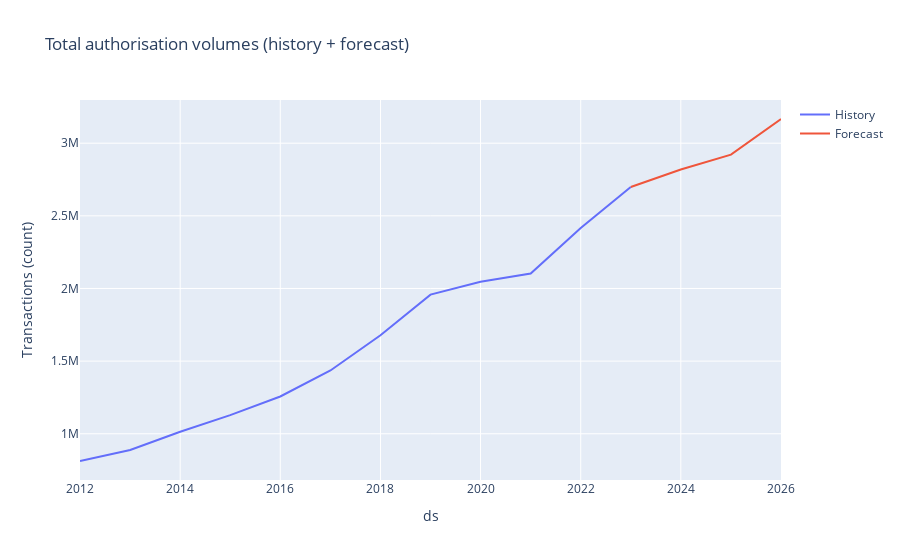
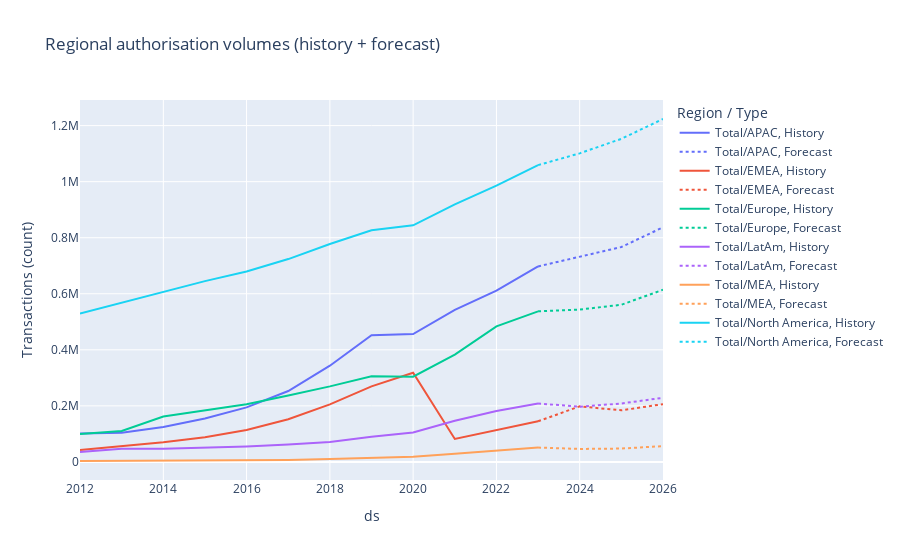
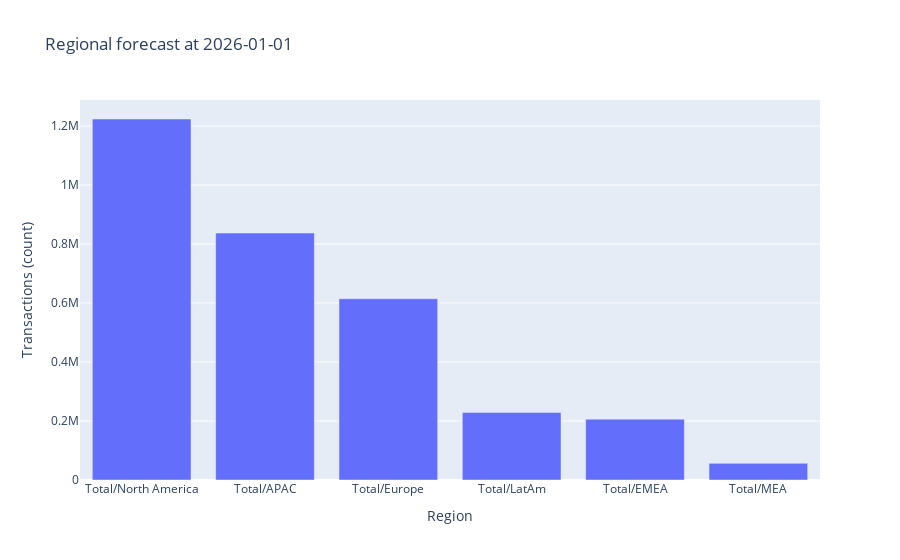

The notebook cell saved with these charts, in order:
### Markdown cell above
---
## Forecast Visualisation

### What These Charts Show:
Using **reconciled forecasts only** (ensuring all levels sum correctly):

**Chart 1: Total Market Trajectory**
- Global card/e-money transaction volumes (historical + 3-year forecast)
- Shows overall market growth trend

**Chart 2: Regional Performance**
- Forecast trajectories for each geographic region
- Useful for identifying regional winners and losers
- Line style distinguishes history (solid) from forecast (dashed)

**Chart 3: Regional Snapshot Bar**
- Final forecast year by region
- Quick comparison of relative regional volumes

### Code cell
# Build chart dataframe: history + reconciled forecasts for Total and Regions
history_df = Y_agg_df.copy()
forecast_df = Y_rec_df[['unique_id', 'ds', REC_COL]].rename(columns={REC_COL: 'y'})

history_df['type'] = 'History'
forecast_df['type'] = 'Forecast'

# Stitch: add the last historical point to the forecast trace so the line is continuous
last_hist = (
    history_df.sort_values('ds')
    .groupby('unique_id', as_index=False)
    .tail(1)
    .assign(type='Forecast')
)
forecast_df = pd.concat([last_hist[['unique_id', 'ds', 'y', 'type']], forecast_df], ignore_index=True)

chart_df = pd.concat([
    history_df[['unique_id', 'ds', 'y', 'type']],
    forecast_df[['unique_id', 'ds', 'y', 'type']],
], ignore_index=True)

# 1) Total only
chart_total = chart_df[chart_df['unique_id'] == 'Total']
fig_total = px.line(
    chart_total,
    x='ds',
    y='y',
    color='type',
    title='Total authorisation volumes (history + forecast)',
)
fig_total.update_layout(yaxis_title='Transactions (count)', legend_title_text='')
fig_total.show()

# 2) Regions (history + forecast)
region_ids = list(tags['Total/Region'])
chart_regions = chart_df[chart_df['unique_id'].isin(region_ids)]
fig_regions = px.line(
    chart_regions,
    x='ds',
    y='y',
    color='unique_id',
    line_dash='type',
    title='Regional authorisation volumes (history + forecast)',
)
fig_regions.update_layout(yaxis_title='Transactions (count)', legend_title_text='Region / Type')
fig_regions.show()

# 3) Forecast snapshot: last horizon year by region
last_fcst_ds = forecast_df['ds'].max()
fcst_region = (
    forecast_df[forecast_df['unique_id'].isin(region_ids) & (forecast_df['ds'] == last_fcst_ds)]
    .sort_values('y', ascending=False)
)
fig_region_bar = px.bar(
    fcst_region,
    x='unique_id',
    y='y',
    title=f'Regional forecast at {last_fcst_ds.date()}',
)
fig_region_bar.update_layout(xaxis_title='Region', yaxis_title='Transactions (count)')
fig_region_bar.show()

### Figure 1 — Plotly figure (JSON) as saved in the notebook; plotly's stock layout.template omitted (floating-point values rounded to 4 significant figures)
{"data": [{"hovertemplate": "type=History<br>ds=%{x}<br>y=%{y}<extra></extra>", "legendgroup": "History", "line": {"color": "#636efa", "dash": "solid"}, "marker": {"symbol": "circle"}, "mode": "lines", "name": "History", "orientation": "v", "showlegend": true, "type": "scatter", "x": ["2012-01-01T00:00:00", "2013-01-01T00:00:00", "2014-01-01T00:00:00", "2015-01-01T00:00:00", "2016-01-01T00:00:00", "2017-01-01T00:00:00", "2018-01-01T00:00:00", "2019-01-01T00:00:00", "2020-01-01T00:00:00", "2021-01-01T00:00:00", "2022-01-01T00:00:00", "2023-01-01T00:00:00"], "xaxis": "x", "y": [812500.0, 887900.0, 1014000.0, 1128000.0, 1256000.0, 1436000.0, 1678000.0, 1958000.0, 2046000.0, 2103000.0, 2416000.0, 2699000.0], "yaxis": "y"}, {"hovertemplate": "type=Forecast<br>ds=%{x}<br>y=%{y}<extra></extra>", "legendgroup": "Forecast", "line": {"color": "#EF553B", "dash": "solid"}, "marker": {"symbol": "circle"}, "mode": "lines", "name": "Forecast", "orientation": "v", "showlegend": true, "type": "scatter", "x": ["2023-01-01T00:00:00", "2024-01-01T00:00:00", "2025-01-01T00:00:00", "2026-01-01T00:00:00"], "xaxis": "x", "y": [2699000.0, 2819000.0, 2921000.0, 3166000.0], "yaxis": "y"}], "layout": {"legend": {"title": {"text": ""}, "tracegroupgap": 0}, "title": {"text": "Total authorisation volumes (history + forecast)"}, "xaxis": {"anchor": "y", "domain": [0, 1], "title": {"text": "ds"}}, "yaxis": {"anchor": "x", "domain": [0, 1], "title": {"text": "Transactions (count)"}}}}

### Figure 2 — Plotly figure (JSON) as saved in the notebook; plotly's stock layout.template omitted (floating-point values rounded to 4 significant figures)
{"data": [{"hovertemplate": "unique_id=Total/APAC<br>type=History<br>ds=%{x}<br>y=%{y}<extra></extra>", "legendgroup": "Total/APAC, History", "line": {"color": "#636efa", "dash": "solid"}, "marker": {"symbol": "circle"}, "mode": "lines", "name": "Total/APAC, History", "orientation": "v", "showlegend": true, "type": "scatter", "x": ["2012-01-01T00:00:00", "2013-01-01T00:00:00", "2014-01-01T00:00:00", "2015-01-01T00:00:00", "2016-01-01T00:00:00", "2017-01-01T00:00:00", "2018-01-01T00:00:00", "2019-01-01T00:00:00", "2020-01-01T00:00:00", "2021-01-01T00:00:00", "2022-01-01T00:00:00", "2023-01-01T00:00:00"], "xaxis": "x", "y": [101800.0, 104200.0, 124800.0, 154800.0, 194700.0, 253000.0, 343300.0, 451800.0, 456200.0, 542700.0, 611100.0, 697600.0], "yaxis": "y"}, {"hovertemplate": "unique_id=Total/APAC<br>type=Forecast<br>ds=%{x}<br>y=%{y}<extra></extra>", "legendgroup": "Total/APAC, Forecast", "line": {"color": "#636efa", "dash": "dot"}, "marker": {"symbol": "circle"}, "mode": "lines", "name": "Total/APAC, Forecast", "orientation": "v", "showlegend": true, "type": "scatter", "x": ["2023-01-01T00:00:00", "2024-01-01T00:00:00", "2025-01-01T00:00:00", "2026-01-01T00:00:00"], "xaxis": "x", "y": [697600.0, 733200.0, 766900.0, 837200.0], "yaxis": "y"}, {"hovertemplate": "unique_id=Total/EMEA<br>type=History<br>ds=%{x}<br>y=%{y}<extra></extra>", "legendgroup": "Total/EMEA, History", "line": {"color": "#EF553B", "dash": "solid"}, "marker": {"symbol": "circle"}, "mode": "lines", "name": "Total/EMEA, History", "orientation": "v", "showlegend": true, "type": "scatter", "x": ["2012-01-01T00:00:00", "2013-01-01T00:00:00", "2014-01-01T00:00:00", "2015-01-01T00:00:00", "2016-01-01T00:00:00", "2017-01-01T00:00:00", "2018-01-01T00:00:00", "2019-01-01T00:00:00", "2020-01-01T00:00:00", "2021-01-01T00:00:00", "2022-01-01T00:00:00", "2023-01-01T00:00:00"], "xaxis": "x", "y": [42720.0, 55640.0, 70410.0, 88110.0, 114200.0, 152600.0, 205400.0, 269700.0, 318400.0, 81790.0, 114700.0, 145000.0], "yaxis": "y"}, {"hovertemplate": "unique_id=Total/EMEA<br>type=Forecast<br>ds=%{x}<br>y=%{y}<extra></extra>", "legendgroup": "Total/EMEA, Forecast", "line": {"color": "#EF553B", "dash": "dot"}, "marker": {"symbol": "circle"}, "mode": "lines", "name": "Total/EMEA, Forecast", "orientation": "v", "showlegend": true, "type": "scatter", "x": ["2023-01-01T00:00:00", "2024-01-01T00:00:00", "2025-01-01T00:00:00", "2026-01-01T00:00:00"], "xaxis": "x", "y": [145000.0, 198300.0, 184200.0, 206200.0], "yaxis": "y"}, {"hovertemplate": "unique_id=Total/Europe<br>type=History<br>ds=%{x}<br>y=%{y}<extra></extra>", "legendgroup": "Total/Europe, History", "line": {"color": "#00cc96", "dash": "solid"}, "marker": {"symbol": "circle"}, "mode": "lines", "name": "Total/Europe, History", "orientation": "v", "showlegend": true, "type": "scatter", "x": ["2012-01-01T00:00:00", "2013-01-01T00:00:00", "2014-01-01T00:00:00", "2015-01-01T00:00:00", "2016-01-01T00:00:00", "2017-01-01T00:00:00", "2018-01-01T00:00:00", "2019-01-01T00:00:00", "2020-01-01T00:00:00", "2021-01-01T00:00:00", "2022-01-01T00:00:00", "2023-01-01T00:00:00"], "xaxis": "x", "y": [99900.0, 110500.0, 161900.0, 183500.0, 205800.0, 236900.0, 269500.0, 306000.0, 304100.0, 383100.0, 483800.0, 537200.0], "yaxis": "y"}, {"hovertemplate": "unique_id=Total/Europe<br>type=Forecast<br>ds=%{x}<br>y=%{y}<extra></extra>", "legendgroup": "Total/Europe, Forecast", "line": {"color": "#00cc96", "dash": "dot"}, "marker": {"symbol": "circle"}, "mode": "lines", "name": "Total/Europe, Forecast", "orientation": "v", "showlegend": true, "type": "scatter", "x": ["2023-01-01T00:00:00", "2024-01-01T00:00:00", "2025-01-01T00:00:00", "2026-01-01T00:00:00"], "xaxis": "x", "y": [537200.0, 543500.0, 560900.0, 614300.0], "yaxis": "y"}, {"hovertemplate": "unique_id=Total/LatAm<br>type=History<br>ds=%{x}<br>y=%{y}<extra></extra>", "legendgroup": "Total/LatAm, History", "line": {"color": "#ab63fa", "dash": "solid"}, "marker": {"symbol": "circle"}, "mode": "lines", "name": "Total/LatAm, History", "orientation": "v", "showlegend": true, "type": "scatter", "x": ["2012-01-01T00:00:00", "2013-01-01T00:00:00", "2014-01-01T00:00:00", "2015-01-01T00:00:00", "2016-01-01T00:00:00", "2017-01-01T00:00:00", "2018-01-01T00:00:00", "2019-01-01T00:00:00", "2020-01-01T00:00:00", "2021-01-01T00:00:00", "2022-01-01T00:00:00", "2023-01-01T00:00:00"], "xaxis": "x", "y": [35650.0, 46650.0, 47120.0, 50890.0, 55380.0, 62370.0, 71360.0, 89940.0, 105400.0, 147000.0, 181600.0, 208600.0], "yaxis": "y"}, {"hovertemplate": "unique_id=Total/LatAm<br>type=Forecast<br>ds=%{x}<br>y=%{y}<extra></extra>", "legendgroup": "Total/LatAm, Forecast", "line": {"color": "#ab63fa", "dash": "dot"}, "marker": {"symbol": "circle"}, "mode": "lines", "name": "Total/LatAm, Forecast", "orientation": "v", "showlegend": true, "type": "scatter", "x": ["2023-01-01T00:00:00", "2024-01-01T00:00:00", "2025-01-01T00:00:00", "2026-01-01T00:00:00"], "xaxis": "x", "y": [208600.0, 197000.0, 208600.0, 228800.0], "yaxis": "y"}, {"hovertemplate": "unique_id=Total/MEA<br>type=History<br>ds=%{x}<br>y=%{y}<extra></extra>", "legendgroup": "Total/MEA, History", "line": {"color": "#FFA15A", "dash": "solid"}, "marker": {"symbol": "circle"}, "mode": "lines", "name": "Total/MEA, History", "orientation": "v", "showlegend": true, "type": "scatter", "x": ["2012-01-01T00:00:00", "2013-01-01T00:00:00", "2014-01-01T00:00:00", "2015-01-01T00:00:00", "2016-01-01T00:00:00", "2017-01-01T00:00:00", "2018-01-01T00:00:00", "2019-01-01T00:00:00", "2020-01-01T00:00:00", "2021-01-01T00:00:00", "2022-01-01T00:00:00", "2023-01-01T00:00:00"], "xaxis": "x", "y": [3301.0, 3943.0, 4735.0, 5578.0, 6957.0, 6877.0, 10280.0, 13570.0, 18130.0, 28850.0, 39200.0, 51290.0], "yaxis": "y"}, {"hovertemplate": "unique_id=Total/MEA<br>type=Forecast<br>ds=%{x}<br>y=%{y}<extra></extra>", "legendgroup": "Total/MEA, Forecast", "line": {"color": "#FFA15A", "dash": "dot"}, "marker": {"symbol": "circle"}, "mode": "lines", "name": "Total/MEA, Forecast", "orientation": "v", "showlegend": true, "type": "scatter", "x": ["2023-01-01T00:00:00", "2024-01-01T00:00:00", "2025-01-01T00:00:00", "2026-01-01T00:00:00"], "xaxis": "x", "y": [51290.0, 46260.0, 47700.0, 56420.0], "yaxis": "y"}, {"hovertemplate": "unique_id=Total/North America<br>type=History<br>ds=%{x}<br>y=%{y}<extra></extra>", "legendgroup": "Total/North America, History", "line": {"color": "#19d3f3", "dash": "solid"}, "marker": {"symbol": "circle"}, "mode": "lines", "name": "Total/North America, History", "orientation": "v", "showlegend": true, "type": "scatter", "x": ["2012-01-01T00:00:00", "2013-01-01T00:00:00", "2014-01-01T00:00:00", "2015-01-01T00:00:00", "2016-01-01T00:00:00", "2017-01-01T00:00:00", "2018-01-01T00:00:00", "2019-01-01T00:00:00", "2020-01-01T00:00:00", "2021-01-01T00:00:00", "2022-01-01T00:00:00", "2023-01-01T00:00:00"], "xaxis": "x", "y": [529100.0, 567100.0, 605200.0, 645100.0, 679300.0, 723800.0, 777700.0, 826700.0, 844100.0, 919200.0, 985700.0, 1059000.0], "yaxis": "y"}, {"hovertemplate": "unique_id=Total/North America<br>type=Forecast<br>ds=%{x}<br>y=%{y}<extra></extra>", "legendgroup": "Total/North America, Forecast", "line": {"color": "#19d3f3", "dash": "dot"}, "marker": {"symbol": "circle"}, "mode": "lines", "name": "Total/North America, Forecast", "orientation": "v", "showlegend": true, "type": "scatter", "x": ["2023-01-01T00:00:00", "2024-01-01T00:00:00", "2025-01-01T00:00:00", "2026-01-01T00:00:00"], "xaxis": "x", "y": [1059000.0, 1101000.0, 1153000.0, 1224000.0], "yaxis": "y"}], "layout": {"legend": {"title": {"text": "Region / Type"}, "tracegroupgap": 0}, "title": {"text": "Regional authorisation volumes (history + forecast)"}, "xaxis": {"anchor": "y", "domain": [0, 1], "title": {"text": "ds"}}, "yaxis": {"anchor": "x", "domain": [0, 1], "title": {"text": "Transactions (count)"}}}}

### Figure 3 — Plotly figure (JSON) as saved in the notebook; plotly's stock layout.template omitted (floating-point values rounded to 4 significant figures)
{"data": [{"hovertemplate": "unique_id=%{x}<br>y=%{y}<extra></extra>", "legendgroup": "", "marker": {"color": "#636efa", "pattern": {"shape": ""}}, "name": "", "orientation": "v", "showlegend": false, "textposition": "auto", "type": "bar", "x": ["Total/North America", "Total/APAC", "Total/Europe", "Total/LatAm", "Total/EMEA", "Total/MEA"], "xaxis": "x", "y": [1224000.0, 837200.0, 614300.0, 228800.0, 206200.0, 56420.0], "yaxis": "y"}], "layout": {"barmode": "relative", "legend": {"tracegroupgap": 0}, "title": {"text": "Regional forecast at 2026-01-01"}, "xaxis": {"anchor": "y", "domain": [0, 1], "title": {"text": "Region"}}, "yaxis": {"anchor": "x", "domain": [0, 1], "title": {"text": "Transactions (count)"}}}}
